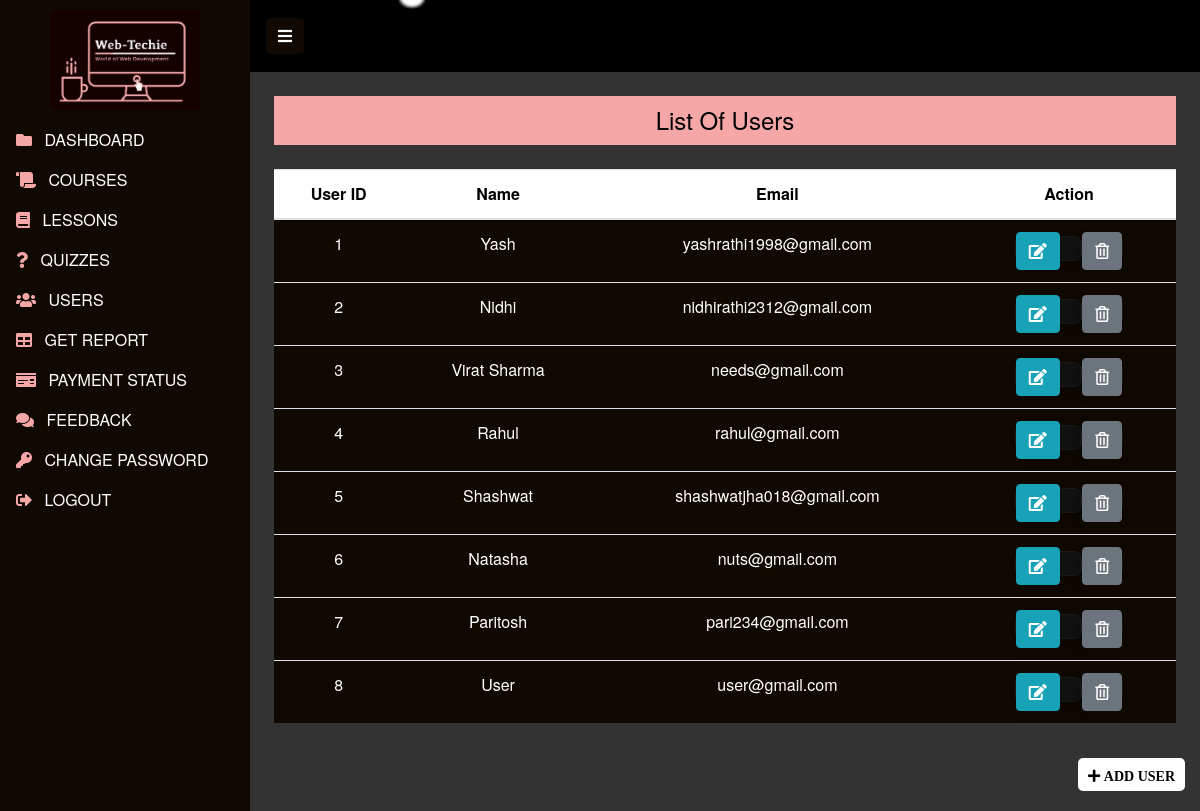
The app's page /admin/students.php (signed in) with its own data.
### tables this page shows
CREATE TABLE `student` (
  `stu_id` int(11) NOT NULL,
  `stu_name` varchar(255) NOT NULL,
  `stu_email` varchar(255) NOT NULL,
  `stu_pass` varchar(255) NOT NULL,
  `stu_occ` varchar(255) NOT NULL,
  `stu_img` text NOT NULL
);

### admin/students.php (the view, shortened to what this page needs)
<?php
  include('./header.php');
  include('../dbConnection.php');
  include('./headerStyle.php');
?>
<h4 class="mx-4 mt-4" style="background:#F5A7A7;padding:10px; text-align:center">List Of Users</h4>
<?php
$sql = "SELECT * FROM student";
$result = $conn->query($sql);
if ($result->num_rows > 0)
{
?>
<div class="mx-4 mt-4 text-center">
  <div class="table-responsive">
    <table class="table" style="background:#100901;color:white">
      <thead style="background:white; color:black">
        <tr>
          <th scope="col">User ID</th>
          <th scope="col">Name</th>
          <th scope="col">Email</th>
          <th scope="col">Action</th>
        </tr>
      </thead>
      <tbody>
      <?php while ($row = $result->fetch_assoc()){
       echo '<tr>';
        echo  '<td data-label = "Course ID" scope="row">'.$row['stu_id'].'</td>';
        echo  '<td data-label = "Name">'.$row['stu_name'].'</td>';
        echo  '<td data-label ="Description">'.$row['stu_email'].'</td>';
        echo  '<td data-label ="Action">';
        echo   '<form action="editstudent.php" method="POST" class="d-inline">
        <input type="hidden" name="id" value='.$row["stu_id"].'>
        <button type="submit" class="btn btn-info mr-3" name="view" value="View" id="view">
              <i class="fas fa-edit"></i>
            </button>
            </form>
            <form action="" method="POST" class="d-inline">
            <input type="hidden" name="id" value='.$row["stu_id"].'>
            <button type="submit" class="btn btn-secondary" name="delete" value="Delete" id="delete">
              <i class="far fa-trash-alt"></i>
            </button>
            </form>';
        echo  '</td>';
      echo '</tr>';
       } ?>
      </tbody>
    </table>
 <?php } else {
   echo '<center><div class = "alert alert-success"
   style = "text-align:center; width:500px;"><h3>
   No Courses Available</h3></div></center>';
 }
 ?>
</div>
</div>
<br>
<div class="add">
<a class="box" href="addstudent.php" style="text-decoration:none">
<i style="padding:0px 5px 0px 5px"class="fas fa-plus">
<span class="add-btn">ADD USER</span>
</i>
</a>
</div>
<br>
<br>
<?php include('./footer.php');?>

### records on screen
student: stu_id "1", stu_name "Yash", stu_email "yashrathi1998@gmail.com"
student: stu_id "2", stu_name "Nidhi", stu_email "nidhirathi2312@gmail.com"
student: stu_id "3", stu_name "Virat Sharma", stu_email "needs@gmail.com"
student: stu_id "4", stu_name "Rahul", stu_email "rahul@gmail.com"
student: stu_id "5", stu_name "Shashwat", stu_email "shashwatjha018@gmail.com"
student: stu_id "6", stu_name "Natasha", stu_email "nuts@gmail.com"
student: stu_id "7", stu_name "Paritosh", stu_email "pari234@gmail.com"
student: stu_id "8", stu_name "User", stu_email "user@gmail.com"
